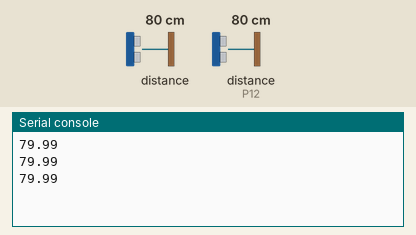
Simulated run of this program. Board: BBC micro:bit running MicroPython. Shown: the last lines printed to the serial console. The inputs (shaded band) are chosen by the test bench; at power-on: distance to the obstacle 80 cm, distance to the obstacle (sensor on P12) 80 cm. The echo pulse lasts 58.3 µs per cm.

Above: at 1.2 s.
1.3 s: distance to the obstacle (sensor 0) set to 2 cm
At 1.9 s:
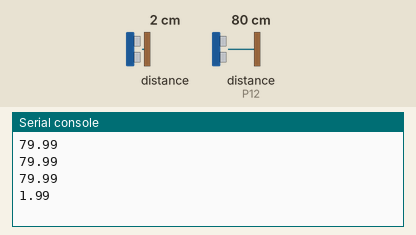
2.8 s: distance to the obstacle (sensor 0) set to 4 cm
At 3.4 s:
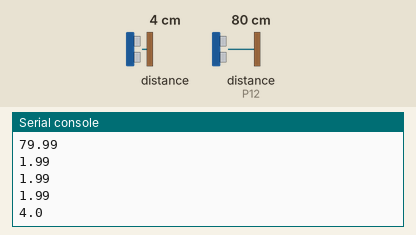
Timing chart, 0 to 5.8 s (numbered marks = the images above; inputs shaded):
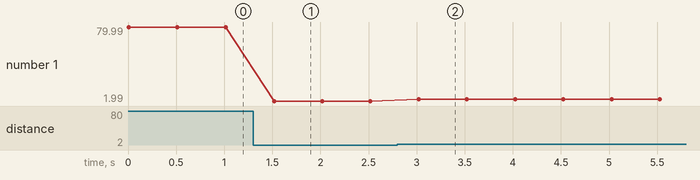

The program:

sonar.py
```python
# Import of the required modules
from microbit import *
from machine import time_pulse_us
import gc

# Define pins
trigger = pin8
echo = pin12

# Initialization of the pins
trigger.write_digital(0)
echo.read_digital()

# definition of the function get_distance, which performs the distance measurement
def get_distance():
    gc.disable()  # Disable garbage collector
    trigger.write_digital(1)  # Send short pulse on the trigger pin of the sensor
    trigger.write_digital(0)  # End pulse on the trigger pin

    stopwatch = time_pulse_us(echo, 1)  # Time measurement until the echo pin is set high
    duration = stopwatch / 1000000  # Conversion in seconds
    distance = (duration * 34300) / 2  # Calculation of the distance

    return round(distance, 2)  # Return distance rounded to 2 decimal places

while True:
    print(get_distance())  # Execute and output the distance function
    sleep(500)
```

Measured:
- after the input at 1.3 s, the serial console: prints a new line after 0.22 s (image 1)
- after the input at 2.8 s, the serial console: prints a new line after 0.22 s (image 2)
- plotted number 1: 79.99 → 1.99 after the input at 1.3 s, 1.99 → 4 after the input at 2.8 s
